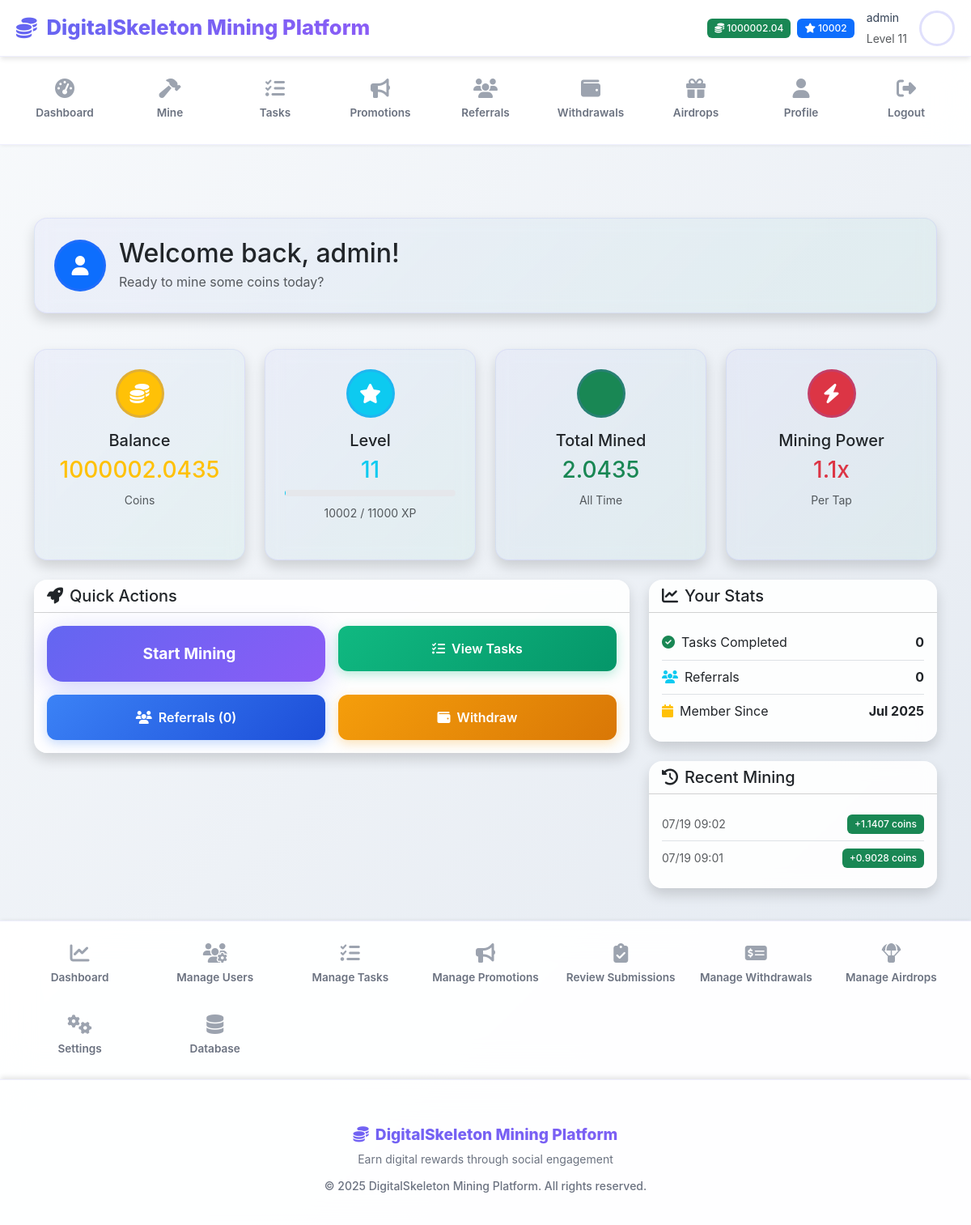
Page /dashboard (signed in) on the earlier database version.
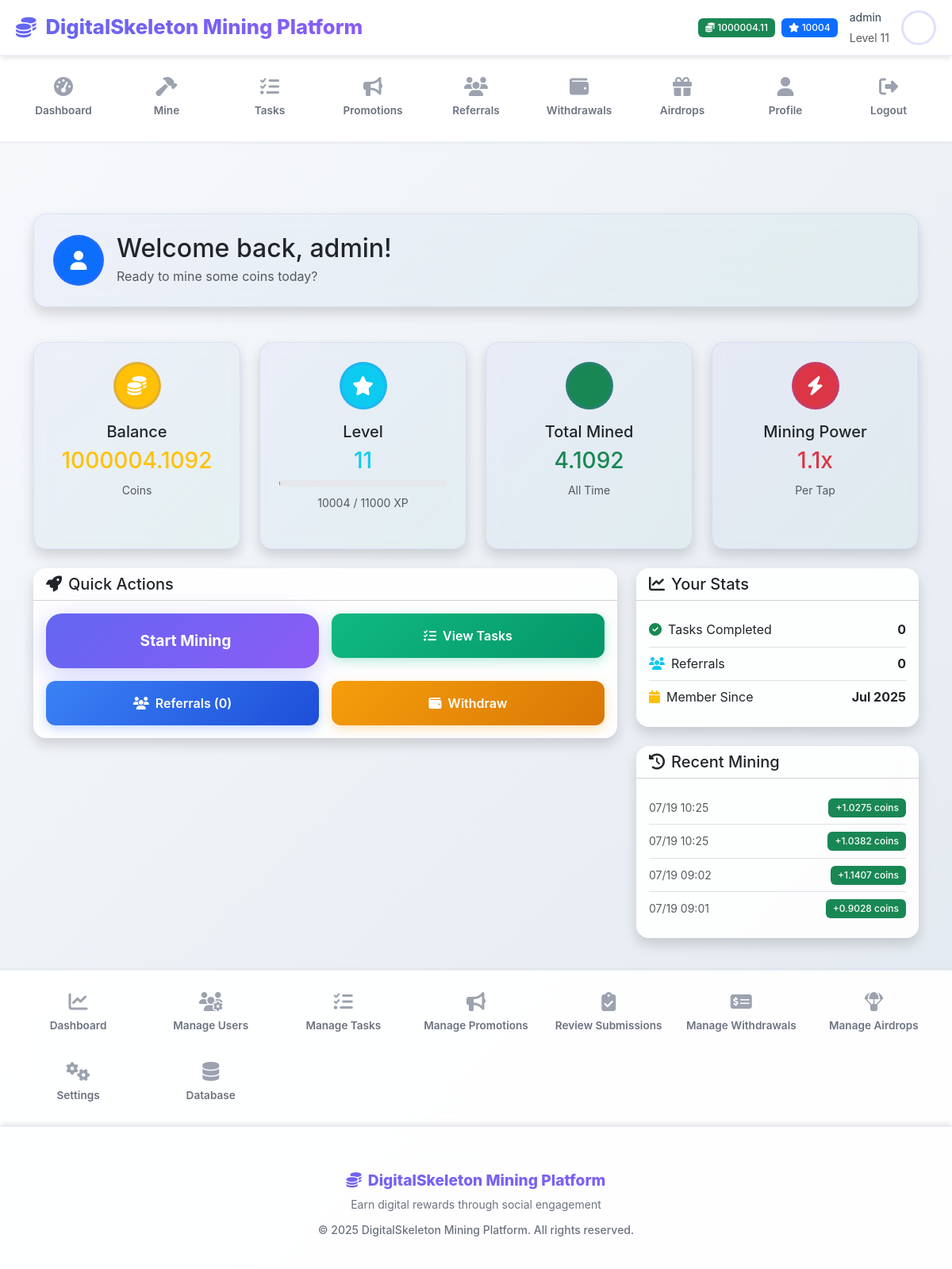
Same page on the later database version.
### models/user.py (models this page shows, shortened)
class User(UserMixin, db.Model):
    id = db.Column(db.Integer, primary_key=True)
    username = db.Column(db.String(64), unique=True, nullable=False)
    email = db.Column(db.String(120), unique=True, nullable=False)
    password_hash = db.Column(db.String(256))
    first_name = db.Column(db.String(64))
    last_name = db.Column(db.String(64))
    balance = db.Column(db.Float, default=0.0)
    xp = db.Column(db.Integer, default=0)
    level = db.Column(db.Integer, default=1)
    mining_power = db.Column(db.Float, default=1.0)
    is_active = db.Column(db.Boolean, default=True)
    is_admin = db.Column(db.Boolean, default=False)
    email_verified = db.Column(db.Boolean, default=True)  # Auto-verified, no verification needed
    created_at = db.Column(db.DateTime, default=datetime.utcnow)
    last_login = db.Column(db.DateTime)
    last_mining = db.Column(db.DateTime)
    daily_mission_date = db.Column(db.Date)
    daily_missions_completed = db.Column(db.Integer, default=0)
    referral_code = db.Column(db.String(16), unique=True)
    referred_by = db.Column(db.Integer, db.ForeignKey('user.id'))
    wallet_address = db.Column(db.String(200))
    wallet_type = db.Column(db.String(50))  # 'paypal', 'bank', 'crypto'
    profile_image = db.Column(db.String(255))  # path to profile image
    mining_sessions = db.relationship('MiningSession', backref='user', lazy='dynamic')
    task_completions = db.relationship('TaskCompletion', foreign_keys='TaskCompletion.user_id', backref='user', lazy='dynamic')
    task_reviews = db.relationship('TaskCompletion', foreign_keys='TaskCompletion.reviewed_by', backref='task_reviewer', lazy='dynamic')
    withdrawals = db.relationship('Withdrawal', foreign_keys='Withdrawal.user_id', backref='user', lazy='dynamic')
    withdrawal_reviews = db.relationship('Withdrawal', foreign_keys='Withdrawal.reviewed_by', backref='withdrawal_reviewer', lazy='dynamic')
    airdrop_participations = db.relationship('AirdropParticipation', backref='user', lazy='dynamic')
    def get_profile_image_url(self):
        if self.profile_image:
            if self.profile_image.startswith('default-avatar-'):
                return f"/static/images/{self.profile_image}"
            else:
                return f"/static/uploads/profiles/{self.profile_image}"
        return "/static/images/default-avatar.svg"
    @property
    def profile_image_url(self):
        return self.get_profile_image_url()
    @property
    def xp_for_next_level(self):
        return self.level * 1000
    @property
    def xp_progress(self):
        current_level_xp = (self.level - 1) * 1000
        next_level_xp = self.level * 1000
        progress_xp = self.xp - current_level_xp
        total_xp_needed = next_level_xp - current_level_xp
        return (progress_xp / total_xp_needed) * 100 if total_xp_needed > 0 else 0

### models/mining.py (models this page shows, shortened)
class MiningSession(db.Model):
    id = db.Column(db.Integer, primary_key=True)
    user_id = db.Column(db.Integer, db.ForeignKey('user.id'), nullable=False)
    clicks = db.Column(db.Integer, default=1)
    coins_earned = db.Column(db.Float, nullable=False)
    xp_earned = db.Column(db.Integer, default=1)
    session_duration = db.Column(db.Float)  # in seconds
    ip_address = db.Column(db.String(45))
    user_agent = db.Column(db.String(255))
    created_at = db.Column(db.DateTime, default=datetime.utcnow)

### app.py (the view)
@app.route('/dashboard')
@login_required
def dashboard():
    from models.user import User
    from models.mining import MiningSession
    from models.task import Task, TaskCompletion
    from models.referral import Referral
    from sqlalchemy import func
    total_mined = db.session.query(func.sum(MiningSession.coins_earned)).filter_by(user_id=current_user.id).scalar() or 0
    completed_tasks = TaskCompletion.query.filter_by(user_id=current_user.id, status='approved').count()
    referral_count = Referral.query.filter_by(referrer_id=current_user.id).count()
    recent_mining = MiningSession.query.filter_by(user_id=current_user.id).order_by(MiningSession.created_at.desc()).limit(5).all()
    completed_task_ids = [tc.task_id for tc in TaskCompletion.query.filter_by(user_id=current_user.id).all()]
    available_tasks = Task.query.filter(~Task.id.in_(completed_task_ids), Task.is_active == True).limit(3).all()
    if current_user.is_admin:
        recent_task_completions = TaskCompletion.query.order_by(TaskCompletion.submitted_at.desc()).limit(5).all()
    else:
        recent_task_completions = TaskCompletion.query.filter_by(user_id=current_user.id).order_by(TaskCompletion.submitted_at.desc()).limit(5).all()
    return render_template('dashboard.html',
                           total_mined=total_mined,
                           completed_tasks=completed_tasks,
                           referral_count=referral_count,
                           recent_mining=recent_mining,
                           available_tasks=available_tasks,
                           recent_task_completions=recent_task_completions)

### app.py (called while the page is built)
@login_manager.user_loader
def load_user(user_id):
    from models.user import User
    return User.query.get(int(user_id))

@app.before_request
def check_maintenance_mode():
    from flask import current_app
    from models.settings import AppSettings
    if request.endpoint and request.endpoint.startswith('static'):
        return
    if request.endpoint in ['auth.login', 'auth.logout']:
        return
    if request.endpoint and request.endpoint.startswith('admin.') and current_user.is_authenticated and current_user.is_admin:
        return
    try:
        settings = AppSettings.get_settings()
        if settings.maintenance_mode:
            if current_user.is_authenticated and current_user.is_admin:
                return
            return render_template('maintenance.html', message=settings.maintenance_message or "Platform under maintenance."), 503
    except Exception as e:
        current_app.logger.error(f"Error checking maintenance mode: {str(e)}")
        return

@app.context_processor
def inject_app_settings():
    from models.settings import AppSettings
    return dict(app_settings=AppSettings.get_settings())

### templates/dashboard.html (shortened to what the changed rows need)
{% extends "base.html" %}
{% block content %}
<div class="container">
    <div class="row mb-4">
        <div class="col-12">
            <div class="card border-0 shadow card-gradient">
                <div class="card-body p-4">
                    <div class="d-flex align-items-center">
                        <div>
                            <h2 class="mb-1">Welcome back, {{ current_user.first_name or current_user.username }}!</h2>
                            <p class="text-muted mb-0">Ready to mine some coins today?</p>
                        </div>
                    </div>
                </div>
            </div>
        </div>
    </div>
    <div class="row g-4 mb-4">
        <div class="col-lg-3 col-md-6">
            <div class="card border-0 shadow h-100 card-gradient">
                <div class="card-body text-center p-4">
                    <div class="bg-warning rounded-circle d-flex align-items-center justify-content-center mx-auto mb-3" style="width: 60px; height: 60px;">
                        <i class="fas fa-coins text-white" style="font-size: 1.5rem;"></i>
                    </div>
                    <h5 class="card-title">Balance</h5>
                    <h3 class="text-warning mb-2">{{ "%.4f"|format(current_user.balance) }}</h3>
                    <small class="text-muted">Coins</small>
                </div>
            </div>
        </div>
        <div class="col-lg-3 col-md-6">
            <div class="card border-0 shadow h-100 card-gradient">
                <div class="card-body text-center p-4">
                    <div class="bg-info rounded-circle d-flex align-items-center justify-content-center mx-auto mb-3" style="width: 60px; height: 60px;">
                        <i class="fas fa-star text-white" style="font-size: 1.5rem;"></i>
                    </div>
                    <h5 class="card-title">Level</h5>
                    <h3 class="text-info mb-2">{{ current_user.level }}</h3>
                    <div class="progress mt-2 mb-2" style="height: 8px;">
                    </div>
                    <small class="text-muted">{{ current_user.xp }} / {{ current_user.xp_for_next_level }} XP</small>
                </div>
            </div>
        </div>
        <div class="col-lg-3 col-md-6">
            <div class="card border-0 shadow h-100 card-gradient">
                <div class="card-body text-center p-4">
                    <div class="bg-success rounded-circle d-flex align-items-center justify-content-center mx-auto mb-3" style="width: 60px; height: 60px;">
                    </div>
                    <h5 class="card-title">Total Mined</h5>
                    <h3 class="text-success mb-2">{{ "%.4f"|format(total_mined) }}</h3>
                    <small class="text-muted">All Time</small>
                </div>
            </div>
        </div>
        <div class="col-lg-3 col-md-6">
            <div class="card border-0 shadow h-100 card-gradient">
                <div class="card-body text-center p-4">
                    <div class="bg-danger rounded-circle d-flex align-items-center justify-content-center mx-auto mb-3" style="width: 60px; height: 60px;">
                        <i class="fas fa-bolt text-white" style="font-size: 1.5rem;"></i>
                    </div>
                    <h5 class="card-title">Mining Power</h5>
                    <h3 class="text-danger mb-2">{{ "%.1f"|format(current_user.mining_power) }}x</h3>
                    <small class="text-muted">Per Tap</small>
                </div>
            </div>
        </div>
    </div>
    <div class="row g-4">
        <div class="col-lg-4">
            <div class="card border-0 shadow mb-4">
                <div class="card-body">
                    <div class="d-flex justify-content-between align-items-center py-2">
                        <span><i class="fas fa-calendar text-warning me-2"></i>Member Since</span>
                        <span class="fw-bold">{{ current_user.created_at.strftime('%b %Y') }}</span>
                    </div>
                </div>
            </div>
            {% if recent_mining %}
            <div class="card border-0 shadow">
                <div class="card-body">
                    {% for session in recent_mining %}
                    <div class="d-flex justify-content-between align-items-center py-2 {% if not loop.last %}border-bottom{% endif %}">
                        <div>
                            <small class="text-muted">{{ session.created_at.strftime('%m/%d %H:%M') }}</small>
                        </div>
                        <span class="badge bg-success">
                            +{{ "%.4f"|format(session.coins_earned) }} coins
                        </span>
                    </div>
                    {% endfor %}
                </div>
            </div>
            {% endif %}
        </div>
    </div>
</div>
{% endblock %}

### templates/base.html (shortened to what the changed rows need)
<!DOCTYPE html>
<html lang="en" data-bs-theme="light">
<head>
    <link href="https://cdn.jsdelivr.net/npm/bootstrap@5.3.0/dist/css/bootstrap.min.css" rel="stylesheet">
    <link rel="stylesheet" href="https://cdnjs.cloudflare.com/ajax/libs/font-awesome/6.4.0/css/all.min.css">
    <link rel="stylesheet" href="{{ url_for('static', filename='css/style.css') }}">
</head>
<body>
    <header class="app-header">
        {% if current_user.is_authenticated %}
        <div class="user-info">
            <div class="d-flex align-items-center gap-2">
                <span class="badge bg-success">
                    <i class="fas fa-coins"></i> {{ "%.2f"|format(current_user.balance) }}
                </span>
                <span class="badge bg-primary">
                    <i class="fas fa-star"></i> {{ current_user.xp }}
                </span>
            </div>
            <div class="username d-none d-md-block">
                <small>{{ current_user.username }}</small><br>
                <small class="text-muted">Level {{ current_user.level }}</small>
            </div>
            <img src="{{ current_user.profile_image_url }}"
                 alt="Profile" class="user-avatar">
        </div>
        {% endif %}
    </header>
    <main class="main-content">
        <div class="container-fluid">
            {% block content %}{% endblock %}
        </div>
    </main>
</body>
</html>

Differences in the rows shown:
changed User "admin": balance "1000002.04" → "1000004.11"; xp "10002" → "10004"; balance "1000002.0435" → "1000004.1092"
added MiningSession: created_at "07/19 10:25", coins_earned "1.0275"
added MiningSession: created_at "07/19 10:25", coins_earned "1.0382"
Other differences:
{{ "%.4f"|format(total_mined) }}: "2.0435" → "4.1092"
